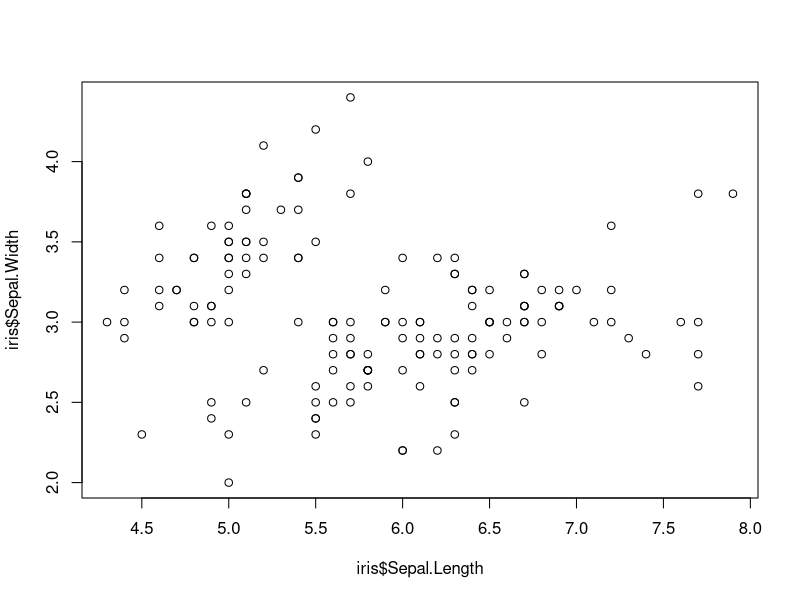
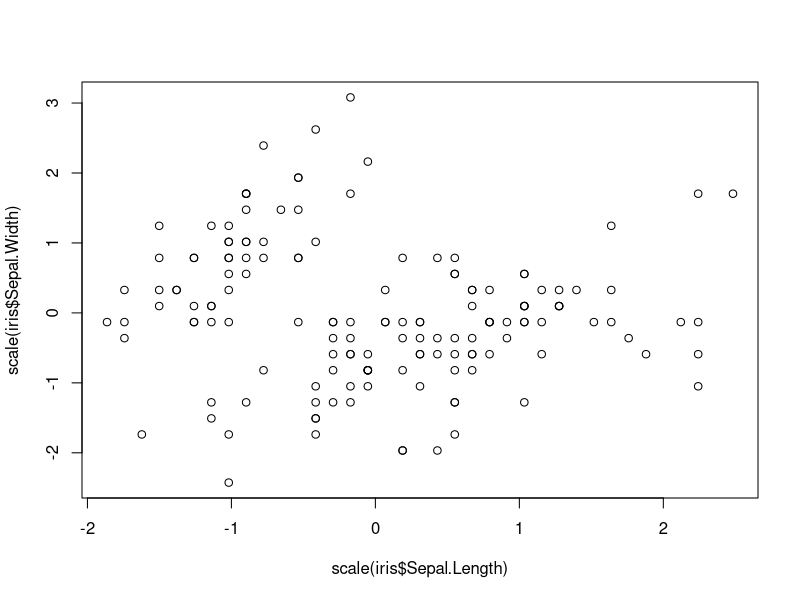
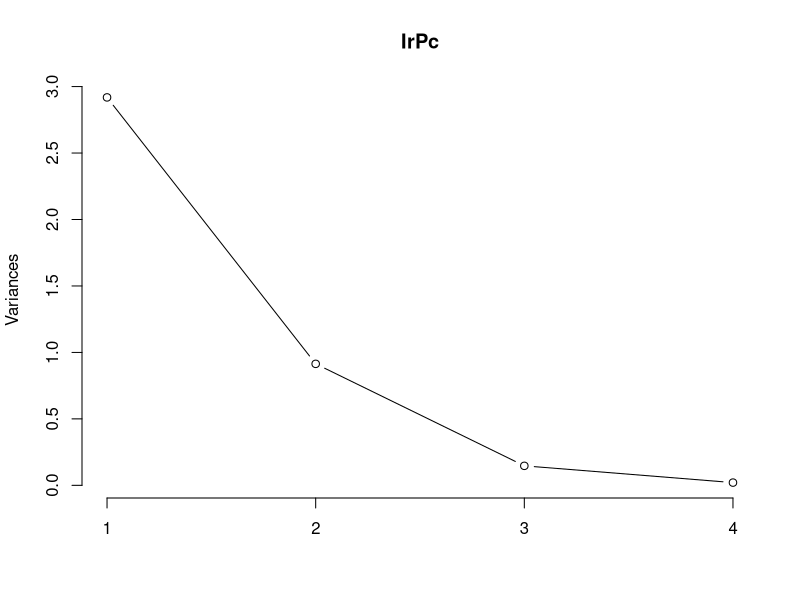
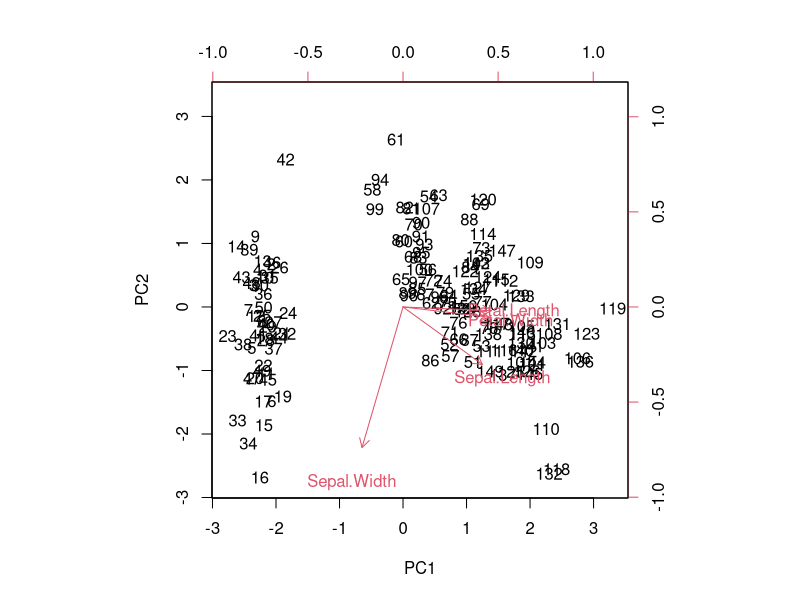
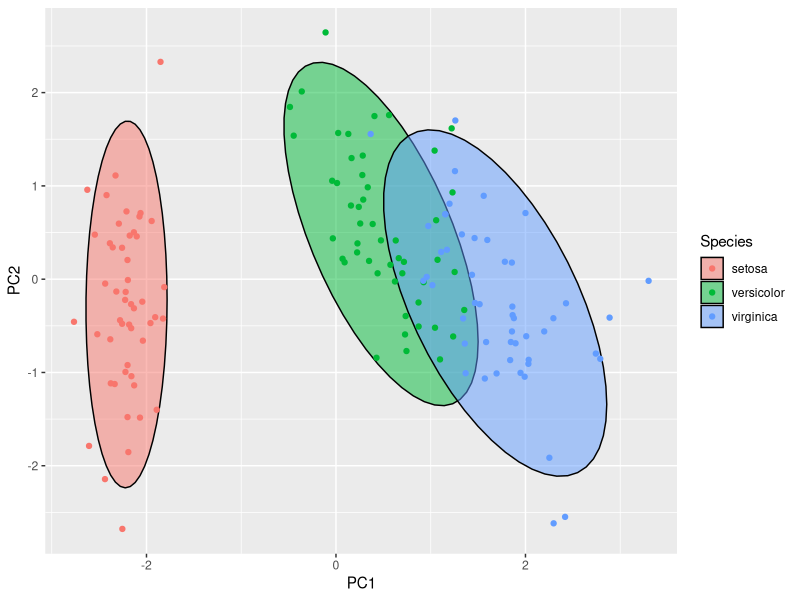

Here is the R script that generated these plots, in order:
# Principal Component Analysis of The Iris Data
data(iris)
head(iris)

summary(iris)
IrPc = prcomp(iris[ ,1:4], scale=TRUE) # scales and centers the feature-
# continuous data in the dataset

plot(iris$Sepal.Length, iris$Sepal.Width) # Plot of sepal length vs Sepal Width
plot(scale(iris$Sepal.Length), scale(iris$Sepal.Width)) # Plot of scaled Sepal length vs Sepal Width

IrPc

summary(IrPc) 
# From the summary, the proportion of variance shows the percentage of variance 
# explained by each component while the cummulative proportion is the cumulative
# percentage explained by each component

#Scree plot
plot(IrPc, type="l") # This plots the variance(square of standard dev.) of the
# components against the components themselves.

biplot(IrPc, scale= 0) # This gives an interpretation for the principal component
# values. From the plot, as an observation has a higher value of PC1, it has a 
# lower value for sepal width and a higer value for sepal length, petal width 
# and petal length. This explanation also applies for PC2 

# Extract principal component scores
str(IrPc)

# Bind the principal component to the original data
Ir_Pr = cbind(iris, IrPc$x[ ,1:2]) # We bind the first two principal comp. because
# they are the major components that have an effect on the data

install.packages('ggplot2')
library(ggplot2)

# Plot a graph that of PC1 against PC2
ggplot(Ir_Pr, aes(PC1, PC2, col=Species, fill=Species))+
  stat_ellipse(geom = 'polygon', col= 'black', alpha=0.5)+
  geom_point(shape=21)

# Another way to find correlations between our principal
# components and our data is by using the cor() function
cor(Ir_Pr[1:4], Ir_Pr[6:7]) 
# From the results we can deduce that the results are very similar to what was obtainable
# from the biplot as there is positive correlation between PC1 and Sepal.Length,
# Petal.Length, Petal.Width. There is negative correlation between PC1 between
# Sepal.Width
